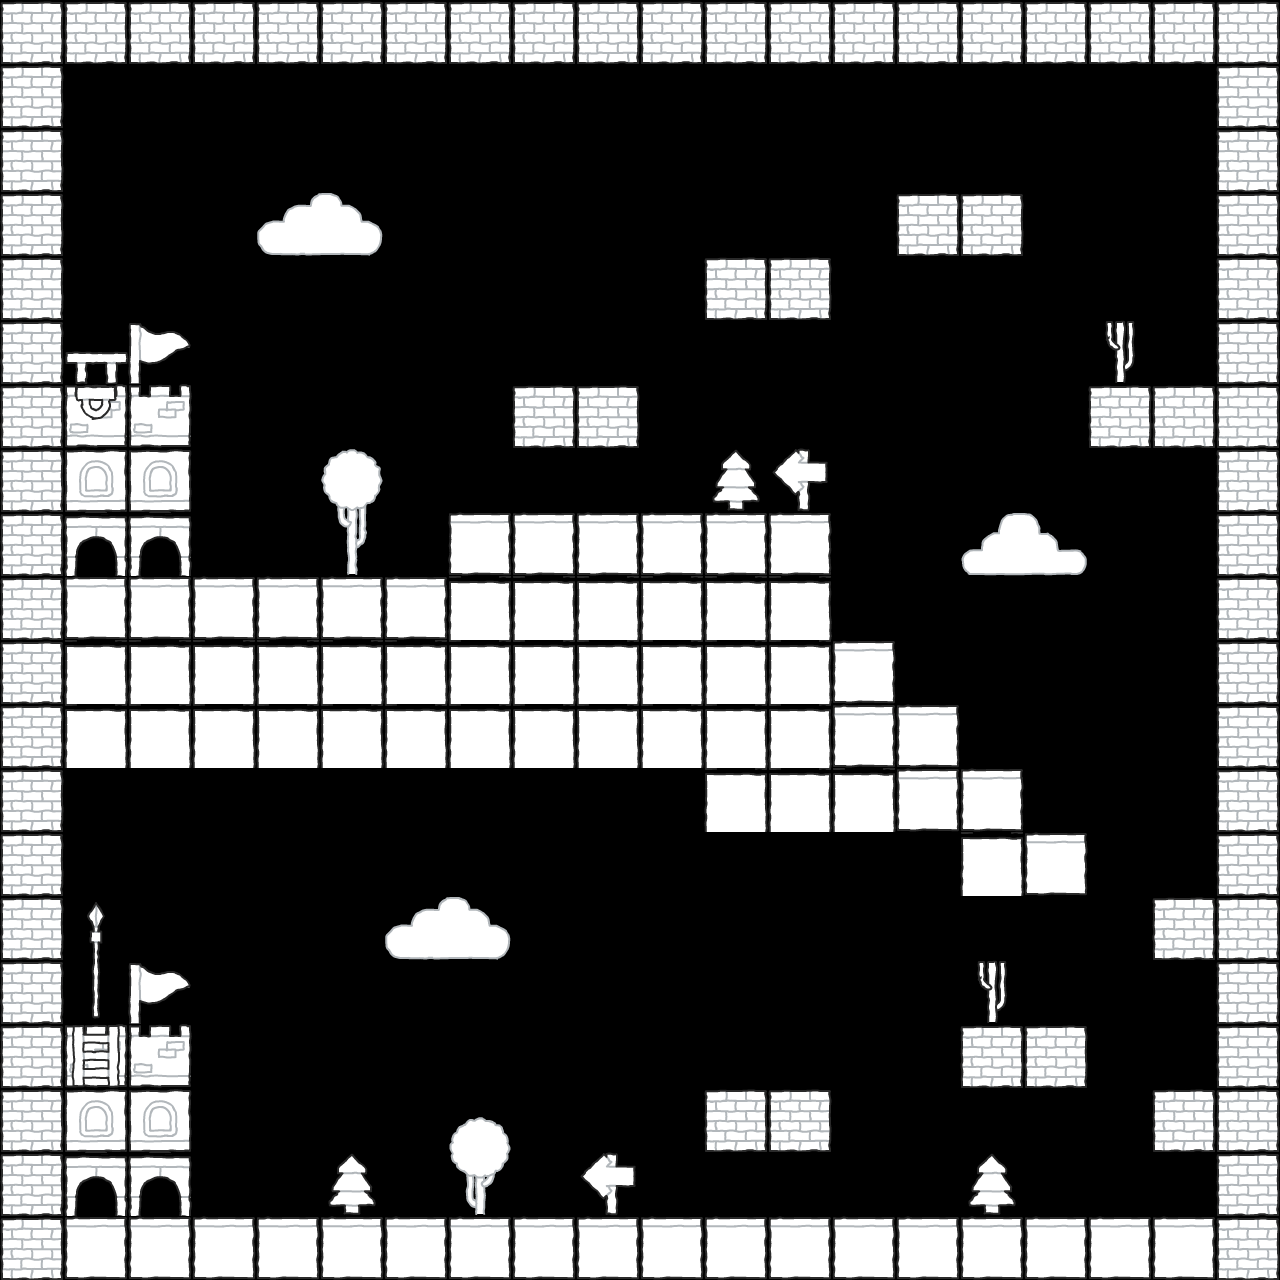

The image is a tile-based game level rendered from a .tmx file. Its description and complete source (layers, tilesets, objects, tile grids) follow:
An orthogonal 20x20 tile map with 64x64 px tiles, 2 tile layers (world_layer, decoration) and 3 objects (2x base_collider, flag).

<map version="1.10" tiledversion="1.10.1" orientation="orthogonal" renderorder="right-down" width="20" height="20" tilewidth="64" tileheight="64" infinite="0" nextlayerid="4" nextobjectid="6">
 <tileset firstgid="1" name="scribble_spritesheet" tilewidth="64" tileheight="64" tilecount="121" columns="11">
  <image source="../tile_images/scribble_spritesheet.png" width="704" height="704" />
 </tileset>
 <layer id="1" name="world_layer" width="20" height="20">
  <data encoding="csv">
61,61,61,61,61,61,61,61,61,61,61,61,61,61,61,61,61,61,61,61,
61,0,0,0,0,0,0,0,0,0,0,0,0,0,0,0,0,0,0,61,
61,0,0,0,0,0,0,0,0,0,0,0,0,0,0,0,0,0,0,61,
61,0,0,0,0,0,0,0,0,0,0,0,0,0,61,61,0,0,0,61,
61,0,0,0,0,0,0,0,0,0,0,61,61,0,0,0,0,0,0,61,
61,0,103,0,0,0,0,0,0,0,0,0,0,0,0,0,0,0,0,61,
61,66,66,0,0,0,0,0,61,61,0,0,0,0,0,0,0,61,61,61,
61,83,83,0,0,0,0,0,0,0,0,0,0,0,0,0,0,0,0,61,
61,95,95,0,0,0,0,17,17,17,17,17,17,0,0,0,0,0,0,61,
61,17,17,17,17,17,17,106,106,106,106,106,106,0,0,0,0,0,0,61,
61,106,106,106,106,106,106,106,106,106,106,106,106,17,0,0,0,0,0,61,
61,106,106,106,106,106,106,106,106,106,106,106,106,17,17,0,0,0,0,61,
61,0,0,0,0,0,0,0,0,0,0,106,106,106,17,17,0,0,0,61,
61,0,0,0,0,0,0,0,0,0,0,0,0,0,0,106,17,0,0,61,
61,0,0,0,0,0,0,0,0,0,0,0,0,0,0,0,0,0,61,61,
61,0,103,0,0,0,0,0,0,0,0,0,0,0,0,0,0,0,0,61,
61,66,66,0,0,0,0,0,0,0,0,0,0,0,0,61,61,0,0,61,
61,83,83,0,0,0,0,0,0,0,0,61,61,0,0,0,0,0,61,61,
61,95,95,0,0,0,0,0,0,0,0,0,0,0,0,0,0,0,0,61,
61,17,17,17,17,17,17,17,17,17,17,17,17,17,17,17,17,17,17,61
</data>
 </layer>
 <layer id="2" name="decoration" width="20" height="20">
  <data encoding="csv">
0,0,0,0,0,0,0,0,0,0,0,0,0,0,0,0,0,0,0,0,
0,0,0,0,0,0,0,0,0,0,0,0,0,0,0,0,0,0,0,0,
0,0,0,0,0,0,0,0,0,0,0,0,0,0,0,0,0,0,0,0,
0,0,0,0,1,2,0,0,0,0,0,0,0,0,0,0,0,0,0,0,
0,0,0,0,0,0,0,0,0,0,0,0,0,0,0,0,0,0,0,0,
0,16,0,0,0,0,0,0,0,0,0,0,0,0,0,0,0,47,0,0,
0,70,0,0,0,0,0,0,0,0,0,0,0,0,0,0,0,0,0,0,
0,0,0,0,0,22,0,0,0,0,0,58,40,0,0,0,0,0,0,0,
0,0,0,0,0,33,0,0,0,0,0,0,0,0,0,12,13,0,0,0,
0,0,0,0,0,0,0,0,0,0,0,0,0,0,0,0,0,0,0,0,
0,0,0,0,0,0,0,0,0,0,0,0,0,0,0,0,0,0,0,0,
0,0,0,0,0,0,0,0,0,0,0,0,0,0,0,0,0,0,0,0,
0,0,0,0,0,0,0,0,0,0,0,0,0,0,0,0,0,0,0,0,
0,0,0,0,0,0,0,0,0,0,0,0,0,0,0,0,0,0,0,0,
0,19,0,0,0,0,1,2,0,0,0,0,0,0,0,0,0,0,0,0,
0,30,0,0,0,0,0,0,0,0,0,0,0,0,0,47,0,0,0,0,
0,26,0,0,0,0,0,0,0,0,0,0,0,0,0,0,0,0,0,0,
0,0,0,0,0,0,0,44,0,0,0,0,0,0,0,0,0,0,0,0,
0,0,0,0,0,58,0,55,0,40,0,0,0,0,0,58,0,0,0,0,
0,0,0,0,0,0,0,0,0,0,0,0,0,0,0,0,0,0,0,0
</data>
 </layer>
 <objectgroup id="3" name="team_bases">
  <object id="1" name="base_collider" x="64" y="384" width="128" height="196">
   <properties>
    <property name="team" value="1" />
   </properties>
  </object>
  <object id="2" name="base_collider" x="64" y="1024" width="128" height="196">
   <properties>
    <property name="team" value="2" />
   </properties>
  </object>
  <object id="5" name="flag" x="1182" y="794">
   <ellipse />
  </object>
 </objectgroup>
</map>
